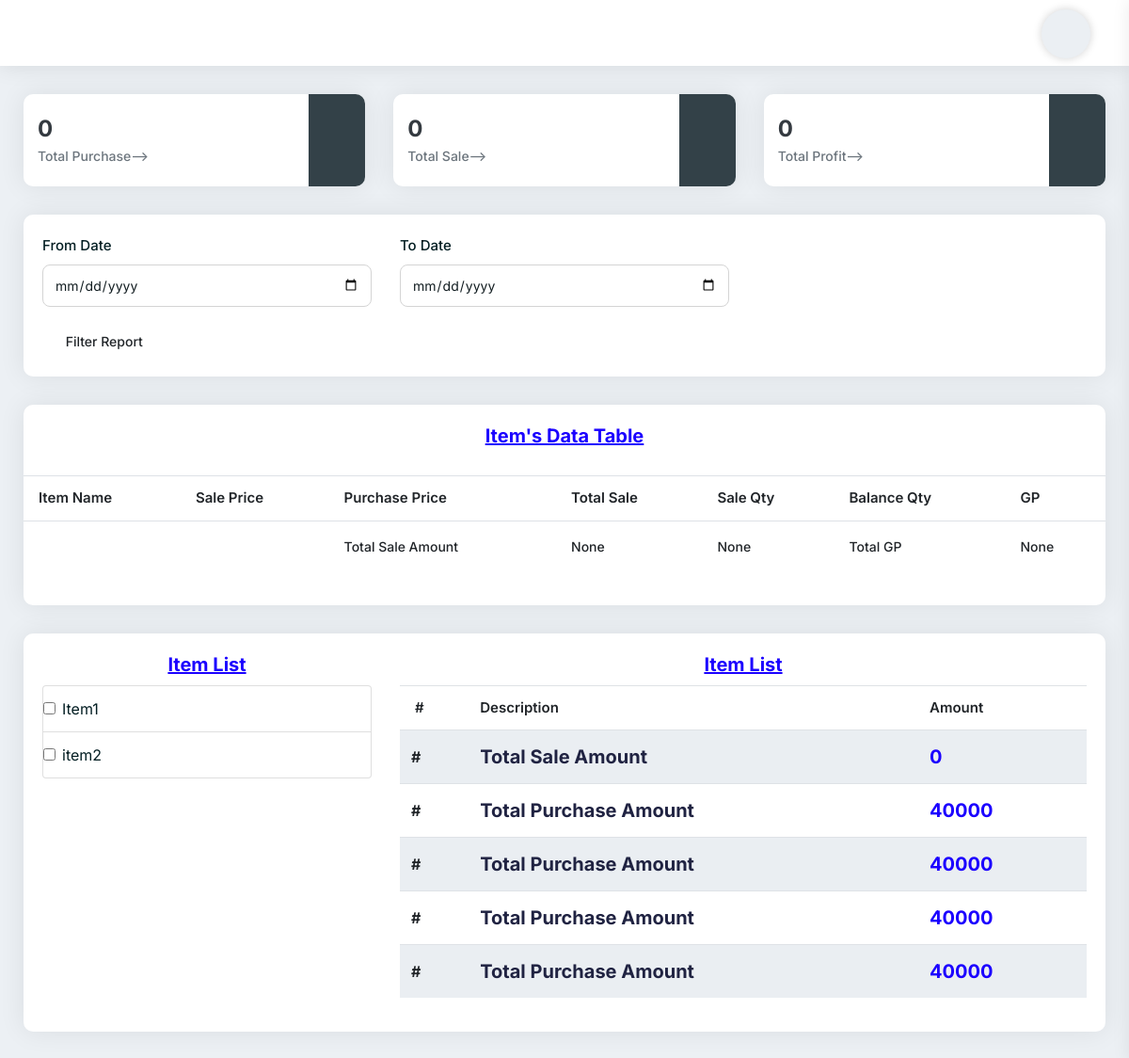
The app's page /dashboard/ (signed in), older data.
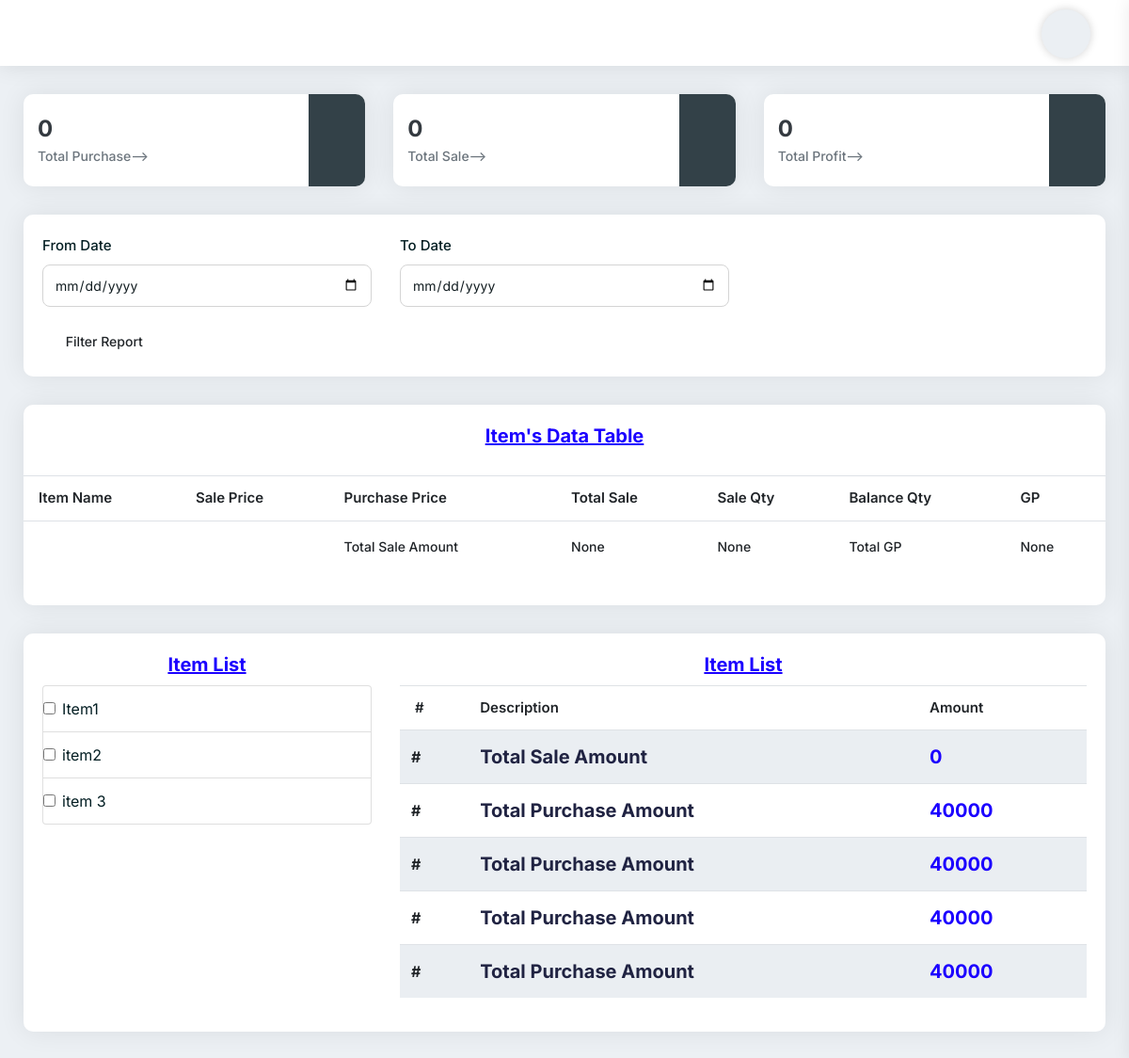
The same page, newer data.
### myapp/models.py (models this page shows, shortened)
class Items(models.Model):
    item_name = models.CharField(max_length=225)
    category = models.CharField(max_length=225)
    pruchase_price = models.FloatField(default=0.00)
    sell_price = models.FloatField(default=0.00)
    wholesale_price = models.FloatField(default=0.00)
    balance_qty = models.IntegerField(default=0)
    barcode_id = models.CharField(max_length=225,blank=True, null=True)
    photo = models.ImageField(upload_to='', blank=True, null=True)
    product_img = models.ImageField(upload_to='website/', blank=True)

### myapp/views.py (the view, shortened to what this page needs)
# urls.py: path('dashboard/', DashboardView.as_view(), name='DashboardView'),
class DashboardView(UserRequiredMixin,View):
    def get(self,request):
        today = datetime.date.today()
        first_date = today.replace(day=1)
        expense_type = 'Expense'
        exp_total = ExpenseReport.objects.filter(expense_date__range=[first_date, today],expense_type=expense_type).aggregate(Sum('amount'))['amount__sum']
        purchase_total = PurchaseList.objects.filter(created_date__range=[first_date, today]).aggregate(Sum('total_purchase_price'))['total_purchase_price__sum']
        purchasedata = PurchaseList.objects.all()
        c_product = CartProduct.objects.values('product__item_name','product__sell_price','product__balance_qty','product__pruchase_price').annotate(sum=Sum('subtotal'),quantity=Sum('quantity'),pur=(F('product__sell_price')-F('product__pruchase_price'))*F('quantity')).filter(created_at__range=[first_date, today])
        sale_total = Order.objects.filter(created_at__range=[first_date, today]).aggregate(Sum('all_total'))['all_total__sum']
        if sale_total == None:
            sale_total = 0
        if purchase_total == None:
            purchase_total = 0
        profit_b = sale_total - purchase_total
        gp_total = c_product.aggregate(gp=Sum((F('product__sell_price')-F('product__pruchase_price'))*F('quantity')))
        total_sale_amt = c_product.aggregate(Sum('subtotal'))['subtotal__sum']
        total_sale_qty = c_product.aggregate(Sum('quantity'))['quantity__sum']
        odr = Order.objects.all()
        itm = Items.objects.all()
        context = {'c_product':c_product,
                   'sale_total':sale_total,
                   'purchase_total':purchase_total,
                   'exp_total':exp_total,
                   'profit_b':profit_b,
                   'purchasedata':purchasedata,
                   'gp_total':gp_total,
                   'total_sale_amt':total_sale_amt,
                   'total_sale_qty':total_sale_qty,
                   'odr':odr,'itm':itm,
                   }
        return render(request, 'dashboard.html', context)

### myapp/views.py (called while the page is built)
    def dispatch(self, request, *args, **kwargs):
        if request.user.is_authenticated:
            pass
        else:
            return redirect('myapp:UserLoginView')
        return super().dispatch(request, *args, **kwargs)

### templates/dashboard.html (shortened to what the changed rows need)
{% extends 'base.html' %}
{% block content %}
<div class="card-box mb-30">
						<div class="pb-20">
							<table class="data-table table stripe hover nowrap">
								<thead>
									<tr>
										<th class="table-plus datatable-nosort">Item Name</th>
                                        <th>Sale Price</th>
                                        <th>Purchase Price</th>
										<th>Total Sale</th>
										<th>Sale Qty</th>
										<th>Balance Qty</th>
                                        <th>GP</th>
									</tr>
								</thead>
							</table>
						</div>
					</div>
<div class="pd-20 card-box mb-30">
    <div class="row">
        <div class="col-lg-4 col-md-4">
            <div class="list-group list-group-light">
                  {% for i in itm %}
                  <li class="list-group-item">
                    <input class="form-check-input" type="checkbox" value="" id="{{i.id}}" />
                    <label class="form-check-label" for="{{i.id}}">{{i.item_name}}</label>
                  </li>
                  {% endfor %}
              </div>
        </div>
        <div class="col-md-8">
            <table class="table table-striped">
                <thead>
                  <tr>
                    <th scope="col">#</th>
                    <th scope="col">Description</th>
                    <th scope="col">Amount</th>
                  </tr>
                </thead>
                <tbody>
                  <tr>
                    <th scope="row">#</th>
                  </tr>
                  <tr>
                    <th scope="row">#</th>
                  </tr>
                  <tr>
                    <th scope="row">#</th>
                  </tr>
                  <tr>
                    <th scope="row">#</th>
                  </tr>
                  <tr>
                    <th scope="row">#</th>
                  </tr>
                </tbody>
              </table>
        </div>
    </div>
</div>
{% endblock content %}

Row changes from the older to the newer data that the page shows:
added Items: item_name "item 3"
